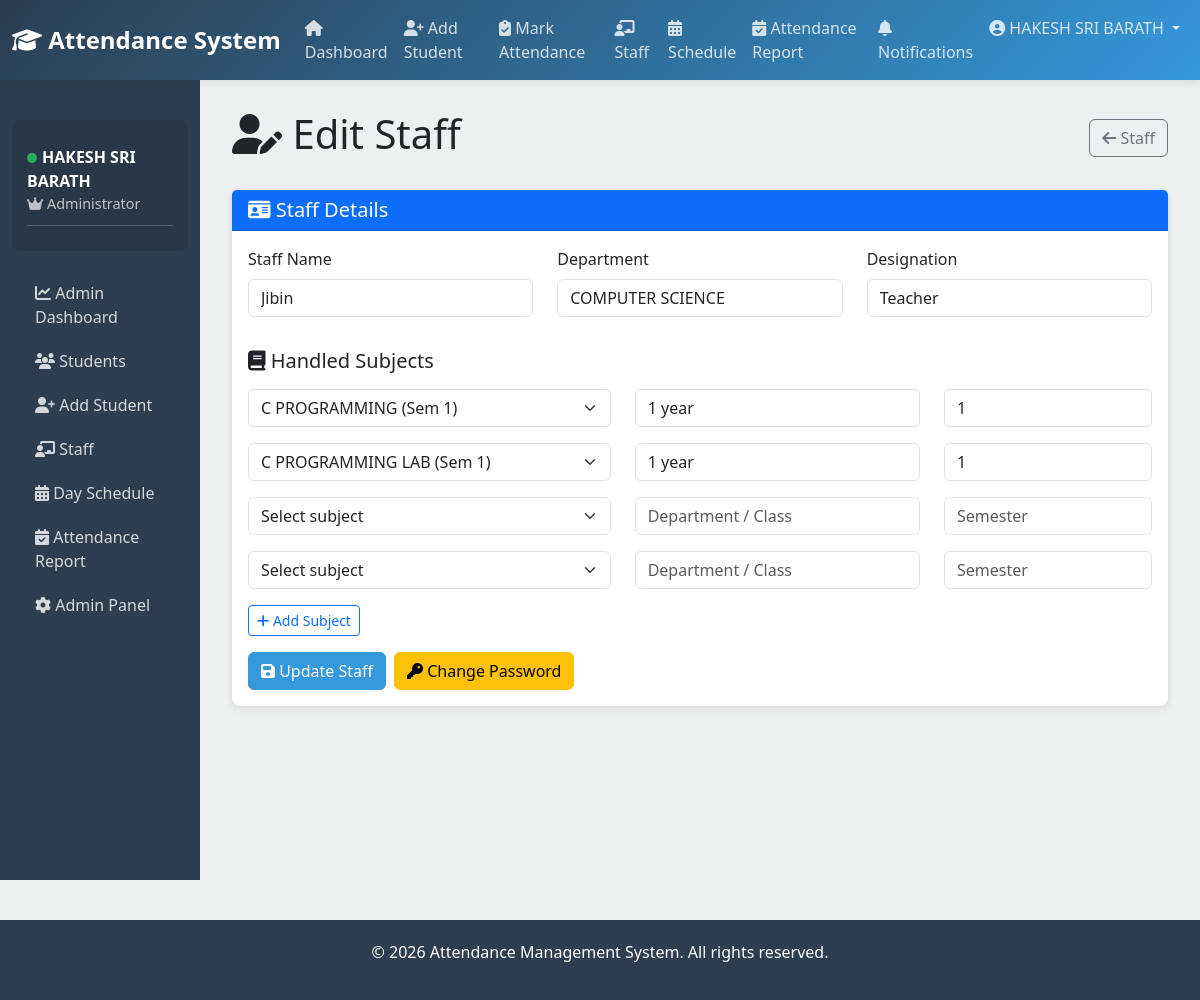
The page /edit-staff/2/ (signed in) on the database its author committed.
### attendance/models.py (models this page shows, shortened)
class Staff(models.Model):
    user = models.OneToOneField(
        User,
        on_delete=models.CASCADE,
        related_name='staff_profile'
    )
    name = models.CharField(
        max_length=100
    )
    department = models.CharField(
        max_length=100
    )
    designation = models.CharField(
        max_length=100,
        default="Teacher"
    )

class StaffSubjectAssignment(models.Model):
    staff = models.ForeignKey(
        Staff,
        on_delete=models.CASCADE,
        related_name='subject_assignments'
    )
    subject = models.ForeignKey(
        Subject,
        on_delete=models.CASCADE,
        related_name='staff_assignments'
    )
    department = models.CharField(max_length=100)
    semester = models.IntegerField()
    class Meta:
        unique_together = ('staff', 'subject', 'department', 'semester')
        ordering = ['department', 'semester', 'subject__subject_name']

class Subject(models.Model):
    subject_name = models.CharField(
        max_length=100
    )
    subject_code = models.CharField(
        max_length=20
    )
    semester = models.IntegerField()

### attendance/views.py (the view)
    def wrapper(request, *args, **kwargs):
        if not is_admin(request.user):
            messages.error(request, "You do not have permission to access this page.")
            return redirect('dashboard')
        return view_func(request, *args, **kwargs)

### attendance/views.py (called while the page is built, shortened)
def is_admin(user):
    return user.is_staff or user.is_superuser

def admin_required(view_func):
    def wrapper(request, *args, **kwargs):
        if not is_admin(request.user):
            messages.error(request, "You do not have permission to access this page.")
            return redirect('dashboard')
        return view_func(request, *args, **kwargs)
    return wrapper

@login_required(login_url='login')
@admin_required
def edit_staff(request, staff_id):
    staff = get_object_or_404(Staff, id=staff_id)
    subjects = Subject.objects.all().order_by('semester', 'subject_name')
    assignments = list(staff.subject_assignments.select_related('subject'))
    while len(assignments) < 4:
        assignments.append(None)
    return render(request, 'attendance/edit_staff.html', {
        'staff': staff,
        'subjects': subjects,
        'assignments': assignments,
    })

### attendance/templates/attendance/edit_staff.html (shortened to what this page needs)
{% extends 'base.html' %}
{% block content %}
<div class="container-fluid">
    <div class="d-flex justify-content-between align-items-center mb-4">
        <h1><i class="fas fa-user-pen"></i> Edit Staff</h1>
        <a href="{% url 'staff_list' %}" class="btn btn-outline-secondary">
            <i class="fas fa-arrow-left"></i> Staff
        </a>
    </div>
    <div class="card">
        <div class="card-header bg-primary text-white">
            <h5 class="mb-0"><i class="fas fa-id-card"></i> Staff Details</h5>
        </div>
        <div class="card-body">
            <form method="post">
                <div class="row">
                    <div class="col-md-4 mb-3">
                        <label class="form-label" for="name">Staff Name</label>
                        <input type="text" class="form-control" id="name" name="name" value="{{ staff.name }}" required>
                    </div>
                    <div class="col-md-4 mb-3">
                        <label class="form-label" for="department">Department</label>
                        <input type="text" class="form-control" id="department" name="department" value="{{ staff.department }}" required>
                    </div>
                    <div class="col-md-4 mb-3">
                        <label class="form-label" for="designation">Designation</label>
                        <input type="text" class="form-control" id="designation" name="designation" value="{{ staff.designation }}">
                    </div>
                </div>
                <h5 class="mt-3 mb-3"><i class="fas fa-book"></i> Handled Subjects</h5>
                <div id="assignmentRows">
                {% for assignment in assignments %}
                    <div class="row">
                        <div class="col-md-5 mb-3">
                            <select class="form-select" name="assignment_subject">
                                <option value="">Select subject</option>
                                {% for subject in subjects %}
                                    <option value="{{ subject.id }}" {% if assignment and assignment.subject.id == subject.id %}selected{% endif %}>
                                        {{ subject.subject_name }} (Sem {{ subject.semester }})
                                    </option>
                                {% endfor %}
                            </select>
                        </div>
                        <div class="col-md-4 mb-3">
                            <input type="text" class="form-control" name="assignment_department" placeholder="Department / Class" value="{% if assignment %}{{ assignment.department }}{% endif %}">
                        </div>
                        <div class="col-md-3 mb-3">
                            <input type="number" min="1" max="8" class="form-control" name="assignment_semester" placeholder="Semester" value="{% if assignment %}{{ assignment.semester }}{% endif %}">
                        </div>
                    </div>
                {% endfor %}
                </div>
                <button type="button" class="btn btn-outline-primary btn-sm mb-3" id="addAssignmentRow">
                    <i class="fas fa-plus"></i> Add Subject
                </button>
                <div class="d-flex gap-2">
                    <button type="submit" class="btn btn-primary">
                        <i class="fas fa-save"></i> Update Staff
                    </button>
                    <a href="{% url 'change_staff_password' staff.id %}" class="btn btn-warning">
                        <i class="fas fa-key"></i> Change Password
                    </a>
                </div>
            </form>
        </div>
    </div>
</div>
{% endblock %}

### attendance/templates/base.html (shortened to what this page needs)
<!DOCTYPE html>
<html lang="en">
<head>
    <link href="https://cdn.jsdelivr.net/npm/bootstrap@5.3.0/dist/css/bootstrap.min.css" rel="stylesheet">
    <link href="https://cdnjs.cloudflare.com/ajax/libs/font-awesome/6.4.0/css/all.min.css" rel="stylesheet">
</head>
<body>
    {% if user.is_authenticated %}
    <nav class="navbar navbar-expand-lg navbar-dark">
        <div class="container-fluid">
            <a class="navbar-brand" href="{% url 'dashboard' %}">
                <i class="fas fa-graduation-cap"></i> Attendance System
            </a>
            <div class="collapse navbar-collapse" id="navbarNav">
                <ul class="navbar-nav me-auto">
                    <li class="nav-item">
                        <a class="nav-link" href="{% url 'dashboard' %}">
                            <i class="fas fa-home"></i> Dashboard
                        </a>
                    </li>
                    {% if user.is_staff or user.is_superuser or user.staff_profile %}
                    <li class="nav-item">
                        <a class="nav-link" href="{% url 'add_student' %}">
                            <i class="fas fa-user-plus"></i> Add Student
                        </a>
                    </li>
                    <li class="nav-item">
                        <a class="nav-link" href="{% url 'mark_attendance' %}">
                            <i class="fas fa-clipboard-check"></i> Mark Attendance
                        </a>
                    </li>
                    {% endif %}
                    {% if user.is_staff or user.is_superuser %}
                    <li class="nav-item">
                        <a class="nav-link" href="{% url 'staff_list' %}">
                            <i class="fas fa-chalkboard-user"></i> Staff
                        </a>
                    </li>
                    <li class="nav-item">
                        <a class="nav-link" href="{% url 'day_schedule' %}">
                            <i class="fas fa-calendar-days"></i> Schedule
                        </a>
                    </li>
                    {% endif %}
                    <li class="nav-item">
                        <a class="nav-link" href="{% url 'attendance_report' %}">
                            <i class="fas fa-calendar-check"></i> Attendance Report
                        </a>
                    </li>
                </ul>
                <ul class="navbar-nav ms-auto">
                    <li class="nav-item">
                        <a class="nav-link" href="{% url 'notifications' %}">
                            <i class="fas fa-bell"></i> Notifications
                        </a>
                    </li>
                    <li class="nav-item dropdown">
                        <a class="nav-link dropdown-toggle" href="#" id="userDropdown" role="button" data-bs-toggle="dropdown">
                            <i class="fas fa-user-circle"></i> {{ user.first_name|default:user.username }}
                        </a>
                    </li>
                </ul>
            </div>
        </div>
    </nav>
    {% endif %}
    <div class="container-fluid">
        <div class="row">
            {% if user.is_authenticated %}
            <div class="col-lg-2 col-md-3 sidebar d-none d-md-block">
                <div class="user-menu">
                    <div class="user-info">
                        <div class="user-name">
                            <span class="status-badge"></span>{{ user.first_name|default:user.username }}
                        </div>
                        <div class="user-role">
                            {% if user.is_superuser or user.is_staff %}
                                <i class="fas fa-crown"></i> Administrator
                            {% elif user.staff_profile %}
                                <i class="fas fa-chalkboard-user"></i> Staff
                            {% elif user.student_profile %}
                                <i class="fas fa-book"></i> Student
                            {% endif %}
                        </div>
                    </div>
                </div>
                <div style="margin-top: 20px;">
                    {% if user.is_superuser or user.is_staff %}
                        <a href="{% url 'admin_dashboard' %}" class="{% if request.resolver_match.url_name == 'admin_dashboard' %}active{% endif %}">
                            <i class="fas fa-chart-line"></i> Admin Dashboard
                        </a>
                        <a href="{% url 'student_list' %}" class="{% if request.resolver_match.url_name == 'student_list' %}active{% endif %}">
                            <i class="fas fa-users"></i> Students
                        </a>
                        <a href="{% url 'add_student' %}" class="{% if request.resolver_match.url_name == 'add_student' %}active{% endif %}">
                            <i class="fas fa-user-plus"></i> Add Student
                        </a>
                        <a href="{% url 'staff_list' %}" class="{% if request.resolver_match.url_name == 'staff_list' %}active{% endif %}">
                            <i class="fas fa-chalkboard-user"></i> Staff
                        </a>
                        <a href="{% url 'day_schedule' %}" class="{% if request.resolver_match.url_name == 'day_schedule' %}active{% endif %}">
                            <i class="fas fa-calendar-days"></i> Day Schedule
                        </a>
                        <a href="{% url 'attendance_report' %}" class="{% if request.resolver_match.url_name == 'attendance_report' %}active{% endif %}">
                            <i class="fas fa-calendar-check"></i> Attendance Report
                        </a>
                        <a href="/admin/">
                            <i class="fas fa-cog"></i> Admin Panel
                        </a>
                    {% endif %}
                </div>
            </div>
            {% endif %}
            <div class="{% if user.is_authenticated %}col-lg-10 col-md-9 col-12 main-content{% else %}col-12 p-0{% endif %}">
                {% block content %}{% endblock %}
            </div>
        </div>
    </div>
    {% if user.is_authenticated %}
    <footer>
        <p>&copy; 2026 Attendance Management System. All rights reserved.</p>
    </footer>
    {% endif %}
</body>
</html>

### attendance/templates/base.html (style rules this page uses)
:root { --primary-color: #2c3e50; --secondary-color: #3498db; --success-color: #27ae60; --danger-color: #e74c3c; --warning-color: #f39c12; }
body { background-color: #ecf0f1; font-family: 'Segoe UI', Tahoma, Geneva, Verdana, sans-serif; }
.navbar { background: linear-gradient(135deg, var(--primary-color) 0%, var(--secondary-color) 100%); box-shadow: 0 2px 8px rgba(0,0,0,0.1); }
.navbar-brand { font-weight: bold; font-size: 1.5rem; }
.navbar .nav-link { color: rgba(255,255,255,0.8) !important; transition: color 0.3s; }
.sidebar { background-color: var(--primary-color); color: white; min-height: 100vh; padding-top: 20px; }
.sidebar a { color: rgba(255,255,255,0.8); text-decoration: none; padding: 10px 20px; display: block; transition: all 0.3s; border-left: 3px solid transparent; }
.main-content { padding: 30px 20px; }
.card { border: none; border-radius: 8px; box-shadow: 0 2px 8px rgba(0,0,0,0.1); transition: transform 0.3s, box-shadow 0.3s; }
.btn-primary { background-color: var(--secondary-color); border-color: var(--secondary-color); }
.user-menu { background-color: rgba(0,0,0,0.1); padding: 15px; border-radius: 8px; margin-top: 20px; }
.user-menu .user-info { padding: 10px 0; border-bottom: 1px solid rgba(255,255,255,0.2); margin-bottom: 10px; }
.user-name { font-weight: bold; color: white; }
.user-role { font-size: 0.9rem; color: rgba(255,255,255,0.7); }
.status-badge { display: inline-block; width: 10px; height: 10px; border-radius: 50%; background-color: #27ae60; margin-right: 5px; }
footer { background-color: var(--primary-color); color: white; text-align: center; padding: 20px; margin-top: 40px; }

### rows shown on the page
Staff: name "Jibin", department "COMPUTER SCIENCE", designation "Teacher"
StaffSubjectAssignment: assignment_subject "C PROGRAMMING (Sem 1)", assignment_department "1 year", assignment_semester "1"
StaffSubjectAssignment: assignment_subject "C PROGRAMMING LAB (Sem 1)", assignment_department "1 year", assignment_semester "1"

### other values the page prints
{{ user.first_name|default:user.username }} "HAKESH SRI BARATH"
